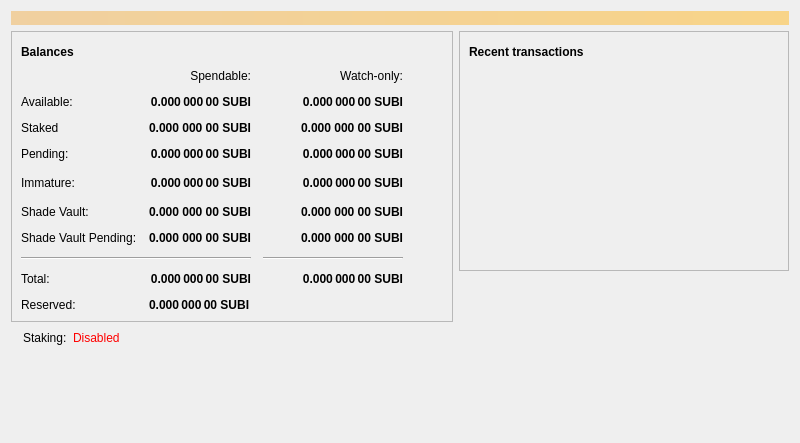
<?xml version="1.0" encoding="UTF-8"?>
<ui version="4.0">
 <class>OverviewPage</class>
 <widget class="QWidget" name="OverviewPage">
  <property name="geometry">
   <rect>
    <x>0</x>
    <y>0</y>
    <width>800</width>
    <height>443</height>
   </rect>
  </property>
  <property name="windowTitle">
   <string>Form</string>
  </property>
  <layout class="QVBoxLayout" name="topLayout">
   <item>
    <widget class="QLabel" name="labelAlerts">
     <property name="visible">
      <bool>false</bool>
     </property>
     <property name="styleSheet">
      <string notr="true">QLabel { background-color: qlineargradient(x1: 0, y1: 0, x2: 1, y2: 0, stop:0 #F0D0A0, stop:1 #F8D488); color:#000000; }</string>
     </property>
     <property name="wordWrap">
      <bool>true</bool>
     </property>
     <property name="margin">
      <number>3</number>
     </property>
     <property name="textInteractionFlags">
      <set>Qt::TextSelectableByMouse</set>
     </property>
    </widget>
   </item>
   <item>
    <layout class="QHBoxLayout" name="horizontalLayout" stretch="0,1">
     <item>
      <layout class="QVBoxLayout" name="verticalLayout_2">
       <item>
        <widget class="QFrame" name="frame">
         <property name="frameShape">
          <enum>QFrame::StyledPanel</enum>
         </property>
         <property name="frameShadow">
          <enum>QFrame::Raised</enum>
         </property>
         <layout class="QVBoxLayout" name="verticalLayout_4">
          <item>
           <layout class="QHBoxLayout" name="horizontalLayout_4">
            <item>
             <widget class="QLabel" name="label_5">
              <property name="font">
               <font>
                <weight>75</weight>
                <bold>true</bold>
               </font>
              </property>
              <property name="text">
               <string>Balances</string>
              </property>
             </widget>
            </item>
            <item>
             <widget class="QPushButton" name="labelWalletStatus">
              <property name="enabled">
               <bool>true</bool>
              </property>
              <property name="maximumSize">
               <size>
                <width>30</width>
                <height>16777215</height>
               </size>
              </property>
              <property name="toolTip">
               <string>The displayed information may be out of date. Your wallet automatically synchronizes with the SUBI network after a connection is established, but this process has not completed yet.</string>
              </property>
              <property name="text">
               <string/>
              </property>
              <property name="icon">
               <iconset resource="../subi.qrc">
                <normaloff>:/icons/warning</normaloff>
                <disabledoff>:/icons/warning</disabledoff>:/icons/warning</iconset>
              </property>
              <property name="iconSize">
               <size>
                <width>24</width>
                <height>24</height>
               </size>
              </property>
              <property name="flat">
               <bool>true</bool>
              </property>
             </widget>
            </item>
            <item>
             <spacer name="horizontalSpacer_3">
              <property name="orientation">
               <enum>Qt::Horizontal</enum>
              </property>
              <property name="sizeHint" stdset="0">
               <size>
                <width>40</width>
                <height>20</height>
               </size>
              </property>
             </spacer>
            </item>
           </layout>
          </item>
          <item>
           <layout class="QGridLayout" name="gridLayout">
            <property name="spacing">
             <number>12</number>
            </property>
            <item row="10" column="1">
             <widget class="QLabel" name="labelTotal">
              <property name="font">
               <font>
                <weight>75</weight>
                <bold>true</bold>
               </font>
              </property>
              <property name="cursor">
               <cursorShape>IBeamCursor</cursorShape>
              </property>
              <property name="toolTip">
               <string>Your current total balance</string>
              </property>
              <property name="text">
               <string notr="true">0.000 000 00 SUBI</string>
              </property>
              <property name="alignment">
               <set>Qt::AlignRight|Qt::AlignTrailing|Qt::AlignVCenter</set>
              </property>
              <property name="textInteractionFlags">
               <set>Qt::LinksAccessibleByMouse|Qt::TextSelectableByKeyboard|Qt::TextSelectableByMouse</set>
              </property>
             </widget>
            </item>
            <item row="4" column="1">
             <widget class="QLabel" name="labelImmature">
              <property name="font">
               <font>
                <weight>75</weight>
                <bold>true</bold>
               </font>
              </property>
              <property name="cursor">
               <cursorShape>IBeamCursor</cursorShape>
              </property>
              <property name="toolTip">
               <string>Mined balance that has not yet matured</string>
              </property>
              <property name="text">
               <string notr="true">0.000 000 00 SUBI</string>
              </property>
              <property name="alignment">
               <set>Qt::AlignRight|Qt::AlignTrailing|Qt::AlignVCenter</set>
              </property>
              <property name="textInteractionFlags">
               <set>Qt::LinksAccessibleByMouse|Qt::TextSelectableByKeyboard|Qt::TextSelectableByMouse</set>
              </property>
             </widget>
            </item>
            <item row="4" column="2">
             <widget class="QLabel" name="labelWatchImmature">
              <property name="font">
               <font>
                <weight>75</weight>
                <bold>true</bold>
               </font>
              </property>
              <property name="cursor">
               <cursorShape>IBeamCursor</cursorShape>
              </property>
              <property name="toolTip">
               <string>Mined balance in watch-only addresses that has not yet matured</string>
              </property>
              <property name="text">
               <string notr="true">0.000 000 00 SUBI</string>
              </property>
              <property name="alignment">
               <set>Qt::AlignRight|Qt::AlignTrailing|Qt::AlignVCenter</set>
              </property>
              <property name="textInteractionFlags">
               <set>Qt::LinksAccessibleByMouse|Qt::TextSelectableByKeyboard|Qt::TextSelectableByMouse</set>
              </property>
             </widget>
            </item>
            <item row="10" column="0">
             <widget class="QLabel" name="labelTotalText">
              <property name="text">
               <string>Total:</string>
              </property>
             </widget>
            </item>
            <item row="3" column="1">
             <widget class="QLabel" name="labelUnconfirmed">
              <property name="font">
               <font>
                <weight>75</weight>
                <bold>true</bold>
               </font>
              </property>
              <property name="cursor">
               <cursorShape>IBeamCursor</cursorShape>
              </property>
              <property name="toolTip">
               <string>Total of transactions that have yet to be confirmed, and do not yet count toward the spendable balance</string>
              </property>
              <property name="text">
               <string notr="true">0.000 000 00 SUBI</string>
              </property>
              <property name="alignment">
               <set>Qt::AlignRight|Qt::AlignTrailing|Qt::AlignVCenter</set>
              </property>
              <property name="textInteractionFlags">
               <set>Qt::LinksAccessibleByMouse|Qt::TextSelectableByKeyboard|Qt::TextSelectableByMouse</set>
              </property>
             </widget>
            </item>
            <item row="0" column="1">
             <widget class="QLabel" name="labelSpendable">
              <property name="text">
               <string>Spendable:</string>
              </property>
              <property name="alignment">
               <set>Qt::AlignRight|Qt::AlignTrailing|Qt::AlignVCenter</set>
              </property>
             </widget>
            </item>
            <item row="6" column="2">
             <widget class="QLabel" name="labelWatchShadeUnconfirmed">
              <property name="font">
               <font>
                <weight>75</weight>
                <bold>true</bold>
               </font>
              </property>
              <property name="text">
               <string>0.000 000 00 SUBI</string>
              </property>
              <property name="alignment">
               <set>Qt::AlignRight|Qt::AlignTrailing|Qt::AlignVCenter</set>
              </property>
             </widget>
            </item>
            <item row="5" column="1">
             <widget class="QLabel" name="labelShade">
              <property name="font">
               <font>
                <weight>75</weight>
                <bold>true</bold>
               </font>
              </property>
              <property name="text">
               <string>0.000 000 00 SUBI</string>
              </property>
              <property name="alignment">
               <set>Qt::AlignRight|Qt::AlignTrailing|Qt::AlignVCenter</set>
              </property>
             </widget>
            </item>
            <item row="3" column="0">
             <widget class="QLabel" name="labelPendingText">
              <property name="text">
               <string>Pending:</string>
              </property>
             </widget>
            </item>
            <item row="11" column="0">
             <widget class="QLabel" name="labelReservedText">
              <property name="text">
               <string>Reserved:</string>
              </property>
             </widget>
            </item>
            <item row="3" column="2">
             <widget class="QLabel" name="labelWatchPending">
              <property name="font">
               <font>
                <weight>75</weight>
                <bold>true</bold>
               </font>
              </property>
              <property name="cursor">
               <cursorShape>IBeamCursor</cursorShape>
              </property>
              <property name="toolTip">
               <string>Unconfirmed transactions to watch-only addresses</string>
              </property>
              <property name="text">
               <string notr="true">0.000 000 00 SUBI</string>
              </property>
              <property name="alignment">
               <set>Qt::AlignRight|Qt::AlignTrailing|Qt::AlignVCenter</set>
              </property>
              <property name="textInteractionFlags">
               <set>Qt::LinksAccessibleByMouse|Qt::TextSelectableByKeyboard|Qt::TextSelectableByMouse</set>
              </property>
             </widget>
            </item>
            <item row="1" column="2">
             <widget class="QLabel" name="labelWatchAvailable">
              <property name="font">
               <font>
                <weight>75</weight>
                <bold>true</bold>
               </font>
              </property>
              <property name="cursor">
               <cursorShape>IBeamCursor</cursorShape>
              </property>
              <property name="toolTip">
               <string>Your current balance in watch-only addresses</string>
              </property>
              <property name="text">
               <string notr="true">0.000 000 00 SUBI</string>
              </property>
              <property name="alignment">
               <set>Qt::AlignRight|Qt::AlignTrailing|Qt::AlignVCenter</set>
              </property>
              <property name="textInteractionFlags">
               <set>Qt::LinksAccessibleByMouse|Qt::TextSelectableByKeyboard|Qt::TextSelectableByMouse</set>
              </property>
             </widget>
            </item>
            <item row="4" column="0">
             <widget class="QLabel" name="labelImmatureText">
              <property name="text">
               <string>Immature:</string>
              </property>
             </widget>
            </item>
            <item row="6" column="0">
             <widget class="QLabel" name="labelShadeUnconfirmedText">
              <property name="text">
               <string>Shade Vault Pending:</string>
              </property>
             </widget>
            </item>
            <item row="1" column="1">
             <widget class="QLabel" name="labelBalance">
              <property name="font">
               <font>
                <weight>75</weight>
                <bold>true</bold>
               </font>
              </property>
              <property name="cursor">
               <cursorShape>IBeamCursor</cursorShape>
              </property>
              <property name="toolTip">
               <string>Your current spendable balance</string>
              </property>
              <property name="text">
               <string notr="true">0.000 000 00 SUBI</string>
              </property>
              <property name="alignment">
               <set>Qt::AlignRight|Qt::AlignTrailing|Qt::AlignVCenter</set>
              </property>
              <property name="textInteractionFlags">
               <set>Qt::LinksAccessibleByMouse|Qt::TextSelectableByKeyboard|Qt::TextSelectableByMouse</set>
              </property>
             </widget>
            </item>
            <item row="2" column="2">
             <widget class="QLabel" name="labelWatchStaked">
              <property name="font">
               <font>
                <weight>75</weight>
                <bold>true</bold>
               </font>
              </property>
              <property name="text">
               <string>0.000 000 00 SUBI</string>
              </property>
              <property name="alignment">
               <set>Qt::AlignRight|Qt::AlignTrailing|Qt::AlignVCenter</set>
              </property>
             </widget>
            </item>
            <item row="10" column="2">
             <widget class="QLabel" name="labelWatchTotal">
              <property name="font">
               <font>
                <weight>75</weight>
                <bold>true</bold>
               </font>
              </property>
              <property name="cursor">
               <cursorShape>IBeamCursor</cursorShape>
              </property>
              <property name="toolTip">
               <string>Current total balance in watch-only addresses</string>
              </property>
              <property name="text">
               <string notr="true">0.000 000 00 SUBI</string>
              </property>
              <property name="alignment">
               <set>Qt::AlignRight|Qt::AlignTrailing|Qt::AlignVCenter</set>
              </property>
              <property name="textInteractionFlags">
               <set>Qt::LinksAccessibleByMouse|Qt::TextSelectableByKeyboard|Qt::TextSelectableByMouse</set>
              </property>
             </widget>
            </item>
            <item row="2" column="0">
             <widget class="QLabel" name="label">
              <property name="text">
               <string>Staked</string>
              </property>
             </widget>
            </item>
            <item row="9" column="0" colspan="2">
             <widget class="Line" name="line">
              <property name="orientation">
               <enum>Qt::Horizontal</enum>
              </property>
             </widget>
            </item>
            <item row="0" column="2">
             <widget class="QLabel" name="labelWatchonly">
              <property name="text">
               <string>Watch-only:</string>
              </property>
              <property name="alignment">
               <set>Qt::AlignRight|Qt::AlignTrailing|Qt::AlignVCenter</set>
              </property>
             </widget>
            </item>
            <item row="1" column="0">
             <widget class="QLabel" name="labelBalanceText">
              <property name="text">
               <string>Available:</string>
              </property>
             </widget>
            </item>
            <item row="6" column="1">
             <widget class="QLabel" name="labelShadeUnconfirmed">
              <property name="font">
               <font>
                <weight>75</weight>
                <bold>true</bold>
               </font>
              </property>
              <property name="text">
               <string>0.000 000 00 SUBI</string>
              </property>
              <property name="alignment">
               <set>Qt::AlignRight|Qt::AlignTrailing|Qt::AlignVCenter</set>
              </property>
             </widget>
            </item>
            <item row="2" column="1">
             <widget class="QLabel" name="labelStaked">
              <property name="font">
               <font>
                <weight>75</weight>
                <bold>true</bold>
               </font>
              </property>
              <property name="text">
               <string>0.000 000 00 SUBI</string>
              </property>
              <property name="alignment">
               <set>Qt::AlignRight|Qt::AlignTrailing|Qt::AlignVCenter</set>
              </property>
             </widget>
            </item>
            <item row="9" column="2">
             <widget class="Line" name="lineWatchBalance">
              <property name="sizePolicy">
               <sizepolicy hsizetype="Preferred" vsizetype="Fixed">
                <horstretch>0</horstretch>
                <verstretch>0</verstretch>
               </sizepolicy>
              </property>
              <property name="minimumSize">
               <size>
                <width>140</width>
                <height>0</height>
               </size>
              </property>
              <property name="orientation">
               <enum>Qt::Horizontal</enum>
              </property>
             </widget>
            </item>
            <item row="11" column="1">
             <widget class="QLabel" name="labelReserved">
              <property name="font">
               <font>
                <weight>75</weight>
                <bold>true</bold>
               </font>
              </property>
              <property name="text">
               <string>0.000 000 00 SUBI</string>
              </property>
             </widget>
            </item>
            <item row="5" column="0">
             <widget class="QLabel" name="labelShadeText">
              <property name="text">
               <string>Shade Vault: </string>
              </property>
             </widget>
            </item>
            <item row="5" column="2">
             <widget class="QLabel" name="labelWatchShade">
              <property name="font">
               <font>
                <weight>75</weight>
                <bold>true</bold>
               </font>
              </property>
              <property name="text">
               <string>0.000 000 00 SUBI</string>
              </property>
              <property name="alignment">
               <set>Qt::AlignRight|Qt::AlignTrailing|Qt::AlignVCenter</set>
              </property>
             </widget>
            </item>
            <item row="4" column="3">
             <spacer name="horizontalSpacer_2">
              <property name="orientation">
               <enum>Qt::Horizontal</enum>
              </property>
              <property name="sizeHint" stdset="0">
               <size>
                <width>40</width>
                <height>20</height>
               </size>
              </property>
             </spacer>
            </item>
           </layout>
          </item>
         </layout>
        </widget>
       </item>
       <item>
        <layout class="QHBoxLayout" name="horizontalLayout_3">
         <property name="leftMargin">
          <number>12</number>
         </property>
         <property name="topMargin">
          <number>0</number>
         </property>
         <item>
          <widget class="QLabel" name="label_3">
           <property name="text">
            <string>Staking:</string>
           </property>
          </widget>
         </item>
         <item>
          <widget class="QLabel" name="isStakingLabel">
           <property name="styleSheet">
            <string notr="true">color: red;</string>
           </property>
           <property name="text">
            <string>Disabled</string>
           </property>
           <property name="alignment">
            <set>Qt::AlignLeading|Qt::AlignLeft|Qt::AlignVCenter</set>
           </property>
          </widget>
         </item>
         <item>
          <spacer name="horizontalSpacer_4">
           <property name="orientation">
            <enum>Qt::Horizontal</enum>
           </property>
           <property name="sizeHint" stdset="0">
            <size>
             <width>40</width>
             <height>20</height>
            </size>
           </property>
          </spacer>
         </item>
        </layout>
       </item>
       <item>
        <spacer name="verticalSpacer_3">
         <property name="orientation">
          <enum>Qt::Vertical</enum>
         </property>
         <property name="sizeHint" stdset="0">
          <size>
           <width>20</width>
           <height>40</height>
          </size>
         </property>
        </spacer>
       </item>
      </layout>
     </item>
     <item>
      <layout class="QVBoxLayout" name="verticalLayout_3">
       <item>
        <widget class="QFrame" name="frame_2">
         <property name="frameShape">
          <enum>QFrame::StyledPanel</enum>
         </property>
         <property name="frameShadow">
          <enum>QFrame::Raised</enum>
         </property>
         <layout class="QVBoxLayout" name="verticalLayout">
          <item>
           <layout class="QHBoxLayout" name="horizontalLayout_2">
            <item>
             <widget class="QLabel" name="label_4">
              <property name="font">
               <font>
                <weight>75</weight>
                <bold>true</bold>
               </font>
              </property>
              <property name="text">
               <string>Recent transactions</string>
              </property>
             </widget>
            </item>
            <item>
             <widget class="QPushButton" name="labelTransactionsStatus">
              <property name="enabled">
               <bool>true</bool>
              </property>
              <property name="maximumSize">
               <size>
                <width>30</width>
                <height>16777215</height>
               </size>
              </property>
              <property name="toolTip">
               <string>The displayed information may be out of date. Your wallet automatically synchronizes with the SUBI network after a connection is established, but this process has not completed yet.</string>
              </property>
              <property name="text">
               <string/>
              </property>
              <property name="icon">
               <iconset resource="../subi.qrc">
                <normaloff>:/icons/warning</normaloff>
                <disabledoff>:/icons/warning</disabledoff>:/icons/warning</iconset>
              </property>
              <property name="iconSize">
               <size>
                <width>24</width>
                <height>24</height>
               </size>
              </property>
              <property name="flat">
               <bool>true</bool>
              </property>
             </widget>
            </item>
            <item>
             <spacer name="horizontalSpacer">
              <property name="orientation">
               <enum>Qt::Horizontal</enum>
              </property>
              <property name="sizeHint" stdset="0">
               <size>
                <width>40</width>
                <height>20</height>
               </size>
              </property>
             </spacer>
            </item>
           </layout>
          </item>
          <item>
           <widget class="QListView" name="listTransactions">
            <property name="styleSheet">
             <string notr="true">QListView { background: transparent; }</string>
            </property>
            <property name="frameShape">
             <enum>QFrame::NoFrame</enum>
            </property>
            <property name="verticalScrollBarPolicy">
             <enum>Qt::ScrollBarAlwaysOff</enum>
            </property>
            <property name="horizontalScrollBarPolicy">
             <enum>Qt::ScrollBarAlwaysOff</enum>
            </property>
            <property name="selectionMode">
             <enum>QAbstractItemView::NoSelection</enum>
            </property>
           </widget>
          </item>
         </layout>
        </widget>
       </item>
       <item>
        <spacer name="verticalSpacer_2">
         <property name="orientation">
          <enum>Qt::Vertical</enum>
         </property>
         <property name="sizeHint" stdset="0">
          <size>
           <width>20</width>
           <height>40</height>
          </size>
         </property>
        </spacer>
       </item>
      </layout>
     </item>
    </layout>
   </item>
  </layout>
 </widget>
 <resources>
  <include location="../subi.qrc"/>
 </resources>
 <connections/>
</ui>
